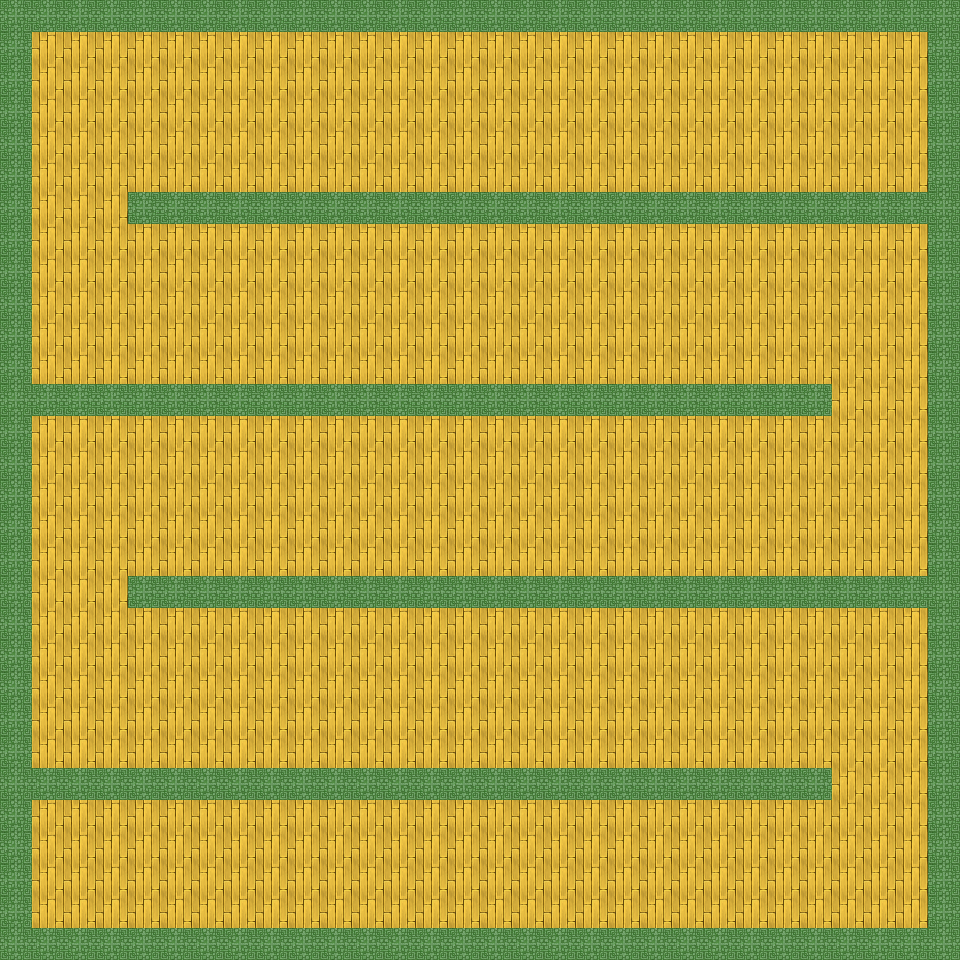

This game map was drawn from its Tiled (.tmx) file and the tilesets committed beside it. A one-line description and the trimmed map source follow:
An orthogonal 30x30 tile map with 32x32 px tiles, 2 tile layers (background, wall) and 5 objects (5x block).

<map version="1.0" orientation="orthogonal" renderorder="right-down" width="30" height="30" tilewidth="32" tileheight="32" nextobjectid="14">
 <tileset firstgid="1" name="AceA2" tilewidth="32" tileheight="32" tilecount="192" columns="16">
  <image source="AceA2.png" width="512" height="384" />
 </tileset>
 <layer name="background" width="30" height="30">
  <data>[900 cells, 900 non-empty, 1 distinct tile ids]</data>
 </layer>
 <layer name="wall" width="30" height="30">
  <data>[900 cells, 216 non-empty, 1 distinct tile ids]</data>
 </layer>
 <objectgroup name="object">
  <object id="8" name="block" gid="59" x="544" y="128" width="32" height="32">
   <properties>
    <property name="file" value="monster.json" />
    <property name="range" type="float" value="10" />
    <property name="score" type="float" value="100" />
   </properties>
  </object>
  <object id="10" name="block" gid="59" x="544" y="320" width="32" height="32">
   <properties>
    <property name="range" type="float" value="10" />
    <property name="score" type="float" value="100" />
   </properties>
  </object>
  <object id="11" name="block" gid="59" x="544" y="512" width="32" height="32">
   <properties>
    <property name="range" type="float" value="10" />
    <property name="score" type="float" value="100" />
   </properties>
  </object>
  <object id="12" name="block" gid="59" x="544" y="704" width="32" height="32">
   <properties>
    <property name="range" type="float" value="10" />
    <property name="score" type="float" value="100" />
   </properties>
  </object>
  <object id="13" name="block" gid="59" x="544" y="864" width="32" height="32">
   <properties>
    <property name="range" type="float" value="10" />
    <property name="score" type="float" value="100" />
   </properties>
  </object>
 </objectgroup>
</map>
